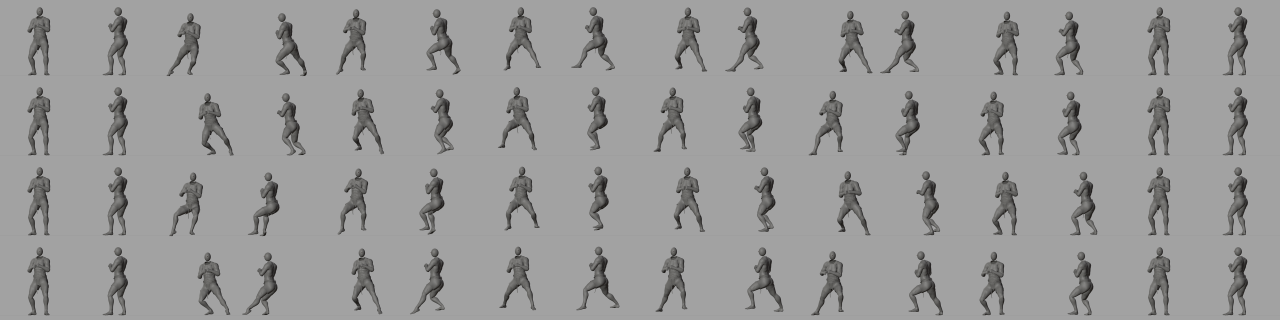
#> input picture anim-src/Diagonal_contact_sheet.png, 3840 x 960 px, given in place of plate.png, which was not available (shown at 1/3 size)
$ python hero_composite.py Diagonal_contact_sheet.png Diagonal_unarmed_contact_sheet.png
#> lines starting #> are read from the running program, lines starting #| are printed output that depends on the picture
# hero_composite.py - builds the Simple Dodge identity banner (1920x1080) from hero_render.py's frames: the last frame
# solid, the earlier ones ghosted behind it (each cut out against the empty plate), framed in the Skyrim banner rim.
# Run: py -3 hero_composite.py <Design> <out.png> <frame> [<frame> ...]   (last frame = the solid one)
import os, sys
from PIL import Image, ImageChops, ImageDraw, ImageFilter
HERE = os.path.dirname(os.path.abspath(__file__))
design, out, frames = sys.argv[1], sys.argv[2], [int(a) for a in sys.argv[3:]]
src = os.path.join(HERE, "_hero", design)
plate = Image.open(os.path.join(src, "plate.png")).convert("RGB")
canvas = plate.copy()
for i, f in enumerate(frames):
    im = Image.open(os.path.join(src, f"{f:03d}.png")).convert("RGB")
    m = ImageChops.difference(im, plate).convert("L").point(lambda v: 255 if v > 10 else 0).filter(ImageFilter.MaxFilter(3))
    m = m.filter(ImageFilter.GaussianBlur(1.2))
    a = 1.0 if i == len(frames) - 1 else 0.22 + 0.5 * i / max(1, len(frames) - 1)
    canvas = Image.composite(im, canvas, m.point(lambda v: int(v * a)))
d = ImageDraw.Draw(canvas); W, H = canvas.size; RIM = (245, 242, 233)
#> after `W, H = canvas.size`: W = 3840; H = 960
d.rectangle([0, 0, W - 1, H - 1], outline=RIM, width=3)
d.rectangle([16, 16, W - 17, H - 17], outline=tuple(int(v * 0.35 + 5 * 0.65) for v in RIM), width=1)
canvas.save(out); print(out, canvas.size)
#> after `canvas.save(out)`:
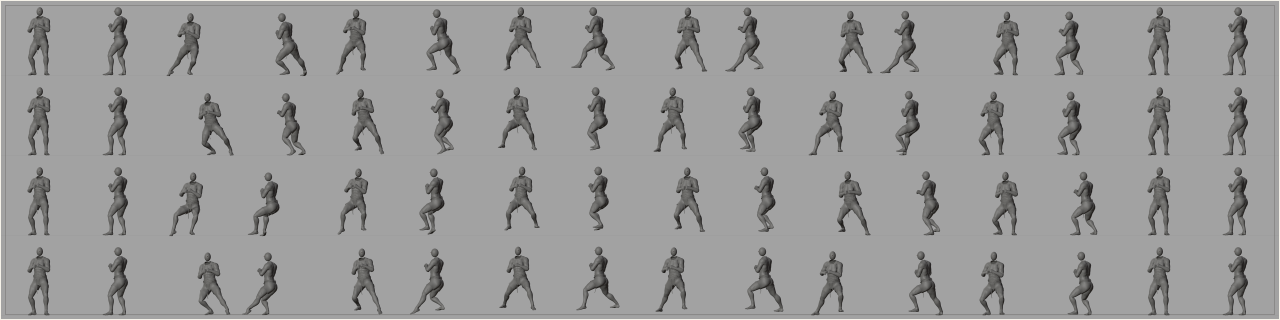
#> saved as Diagonal_unarmed_contact_sheet.png: PIL image 3840x960 RGB (shown at 1/3 size); mean R, G, B 153.6, 153.5, 153.2
#| Diagonal_unarmed_contact_sheet.png (3840, 960)

$ run again, on anim-src/StepDodgeLeft_contact_sheet.png
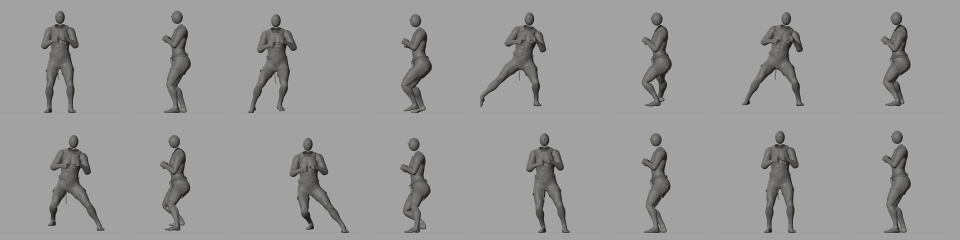
#> input picture anim-src/StepDodgeLeft_contact_sheet.png, 1920 x 480 px, given in place of plate.png, which was not available (shown at 1/2 size)
#> `canvas.save(out)`:
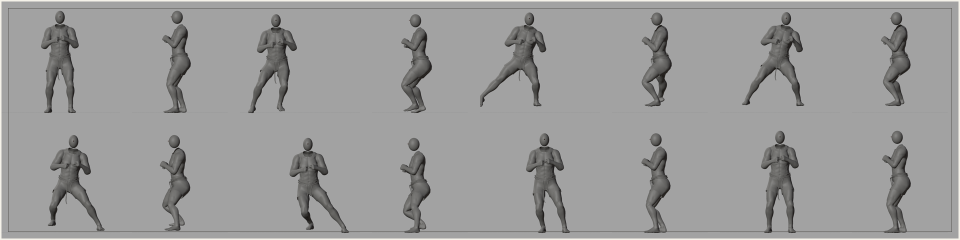
#> saved as StepDodgeLeft_contact_sheet.png: PIL image 1920x480 RGB (shown at 1/2 size); mean R, G, B 154.8, 154.6, 154.3
#| StepDodgeLeft_contact_sheet.png (1920, 480)

$ run again, on anim-src/StepDodge_contact_sheet.png
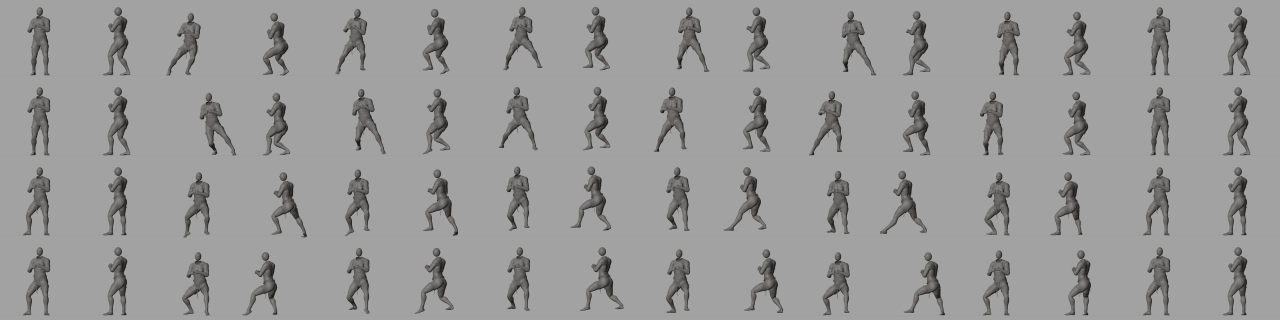
#> input picture anim-src/StepDodge_contact_sheet.png, 3840 x 960 px, given in place of plate.png, which was not available (shown at 1/3 size)
#> `canvas.save(out)`:
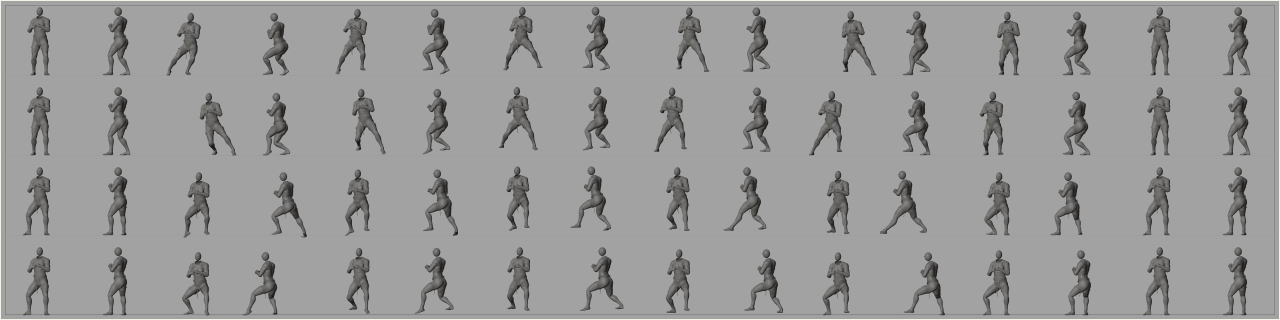
#> saved as StepDodge_contact_sheet.png: PIL image 3840x960 RGB (shown at 1/3 size); mean R, G, B 153.6, 153.4, 153.1
#| StepDodge_contact_sheet.png (3840, 960)
